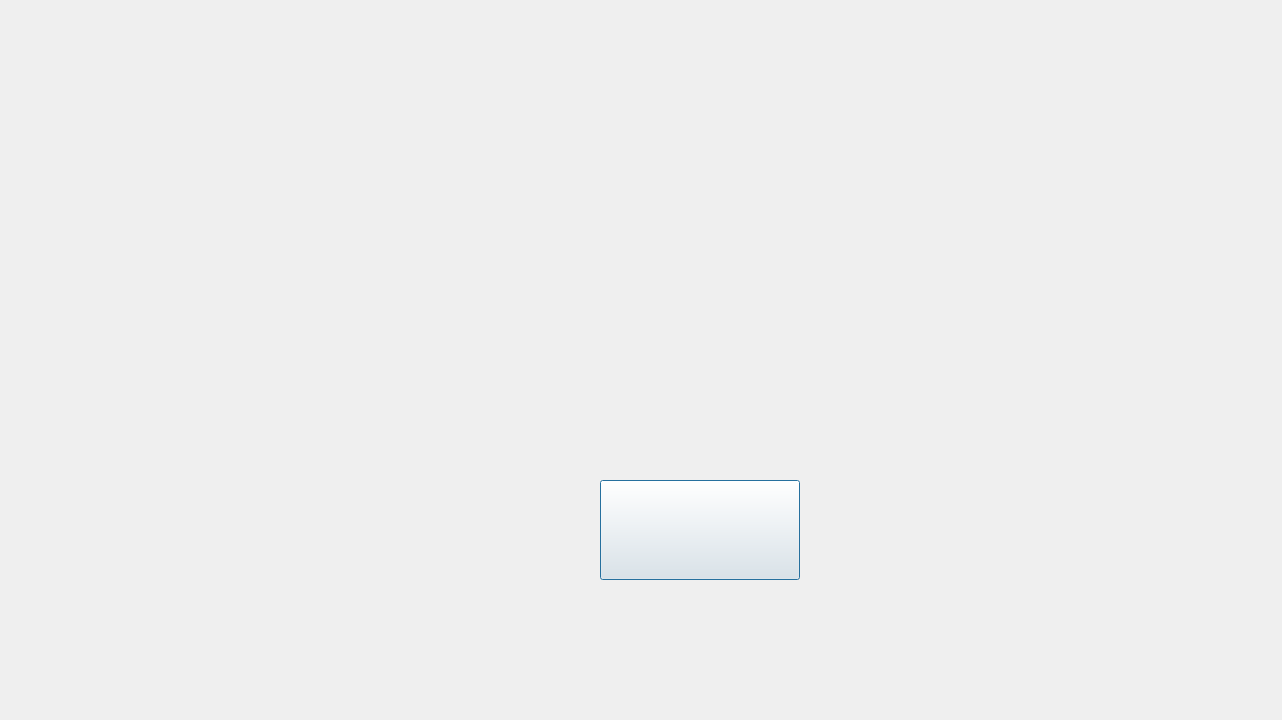
<?xml version="1.0" encoding="UTF-8"?>
<ui version="4.0">
 <class>StartScreen</class>
 <widget class="QDialog" name="StartScreen">
  <property name="geometry">
   <rect>
    <x>0</x>
    <y>0</y>
    <width>1282</width>
    <height>720</height>
   </rect>
  </property>
  <property name="minimumSize">
   <size>
    <width>1280</width>
    <height>720</height>
   </size>
  </property>
  <property name="windowTitle">
   <string>StartScreen</string>
  </property>
  <widget class="QPushButton" name="pushButton">
   <property name="geometry">
    <rect>
     <x>600</x>
     <y>480</y>
     <width>200</width>
     <height>100</height>
    </rect>
   </property>
   <property name="text">
    <string/>
   </property>
  </widget>
 </widget>
 <resources/>
 <connections/>
</ui>
